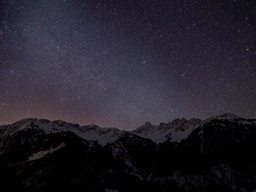
#> input picture Charlie/night-sky-scld-1.jpg, 256 x 192 px, shrunk from 800 x 600 before the run, given in place of night-sky1.jpg, which was not available
$ python 'lesson5 - filters.py'   (older library calls are emulated)
#> lines starting #> are read from the running program, lines starting #| are printed output that depends on the picture; after the words box and inside, x2 and y2 are one past the last pixel; in counts of white or black regions, pixels touching at a corner belong together; pictures that were not available may be replaced by others from this repository, and a replacement may not be noted
### Charlie/learning/ImageTools.py
import cv2
import numpy as np


def reduce_colors(image, num_colors=3):
    # Reshape the image to a 2D array of pixels
    pixels = image.reshape((-1, 3))

    # Convert to float32
    pixels = np.float32(pixels)

    # Define criteria (number of iterations and epsilon)
    criteria = (cv2.TERM_CRITERIA_EPS + cv2.TERM_CRITERIA_MAX_ITER, 100, 0.2)

    # Apply k-means clustering
    _, labels, centers = cv2.kmeans(
        pixels, num_colors, None, criteria, 10, cv2.KMEANS_RANDOM_CENTERS
    )

    # Convert back to 8 bit values
    centers = np.uint8(centers)

    # Map the labels to the centers
    segmented_image = centers[labels.flatten()]

    # Reshape back to the original image shape
    segmented_image = segmented_image.reshape(image.shape)

    return segmented_image


def flood_fill(image, seed_point, target_color):
    h, w = image.shape[:2]
    seed_color = np.array(image[seed_point[0], seed_point[1]])
    visited = np.zeros((h, w), dtype=bool)
    stack = [seed_point]

    while stack:
        x, y = stack.pop()

        if x < 0 or x >= w or y < 0 or y >= h or visited[y, x]:
            continue
        if np.array_equal(image[y, x], target_color) or not np.array_equal(
            image[y, x], seed_color
        ):
            continue

        image[y, x] = target_color
        visited[y, x] = True

        stack.append((x + 1, y))
        stack.append((x - 1, y))
        stack.append((x, y + 1))
        stack.append((x, y - 1))
    return image

# [44 lines left out: functions resize_and_center_crop, load_and_save_scaled_image, not called in this run]

### Charlie/learning/lesson5 - filters.py
import cv2
import numpy as np
import ImageTools

for i in range(1, 5):
    filename = "Charlie/night-sky" + str(i) + ".jpg"
    img = cv2.imread(filename)
#> img is the input picture: shape (192, 256, 3); mean B, G, R 44.2, 33.6, 37
    img_grey = cv2.cvtColor(img, cv2.COLOR_BGR2GRAY)

    ######################
    # kernel filtering
    ######################
    """
    my_kernel = np.array([[6, 3, 0], [-3, 0, 3], [0, 3, 0]])
    filtered_img = cv2.filter2D(img, -1, my_kernel)
    # ddepth is number of channels on output
    # Setting it to -1 keeps the number of channels same as on input
    """

    ######################
    # BLURRING
    ######################
    """
    filtered_img = cv2.blur(img, (1, 109))  # blur in y and x directions

    filtered_img = cv2.GaussianBlur(img, (5, 5), 0)  # ????

    filtered_img = cv2.medianBlur(img, 3)
    # blur square using the median value

    # blurs while remaining sharp
    filtered_img = cv2.bilateralFilter(img, 9, 75, 75)
    #
    """

    ######################
    # SHARPENING
    ######################
    # No built in function because it's not a normal thing to do
    """
    # Sharpen mask - blurs image then compares to original to figure out edges
    blurred_img = cv2.GaussianBlur(img, (5, 5), 10)  # 3rd value is sdev
    filtered_img = cv2.addWeighted(img, 1, blurred_img, 0.2, 0)
    # adds to images with a weighting. gamma changes the color

    #Famous kernel transform that works pretty ok at sharpening
    my_kernel = np.array([[0, -1, 0], [-1, 5, -1], [0, -1, 0]])
    filtered_img = cv2.filter2D(img, -1, my_kernel)
    """

    ######################
    # COUNTOUR EXTRACTION
    ######################
    # Using the sobel derivative, which creates a contour based on changes in colour
    """
    sobel_der_x = cv2.Sobel(img_grey, -1, 1, 0)
    sobel_der_y = cv2.Sobel(img_grey, -1, 0, 1)
    scaled_x = cv2.convertScaleAbs(sobel_der_x)
    scaled_y = cv2.convertScaleAbs(sobel_der_y)
    filtered_img = cv2.addWeighted(scaled_x, 0.5, scaled_y, 0.5, 0)

    der = cv2.Laplacian(img_grey, -1, (10, 10))
    filtered_img = cv2.convertScaleAbs(der)
    """

    ######################
    # CARTOONIZATION
    ######################
    # Light blur to clean the image
    img_grey = cv2.medianBlur(img_grey, 5)
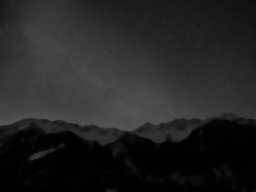
#> img_grey: shape (192, 256); min 0, max 84, mean 35.5
    # extract contours to 8 bit with 5 wide kernel
    edges = cv2.Laplacian(img_grey, cv2.CV_8U, ksize=5)
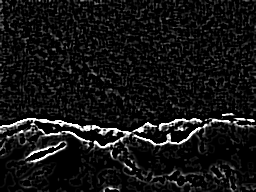
#> edges: shape (192, 256); min 0, max 255, mean 20.5
    # clean edge image (keep only the strong edges) by applying a threshold
    # THRESH_BINARY_INV means background black and contours white
    ret, thresholded = cv2.threshold(edges, 70, 255, cv2.THRESH_BINARY_INV)
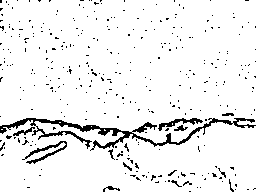
#> thresholded: shape (192, 256); 93.7% white; black in thin lines or dots
    color_img = cv2.bilateralFilter(img, 9, 75, 75)  # d= dimension of kernel
    # COnvert grayscale image to colour (ie give it 3 channels)
    skt = cv2.cvtColor(thresholded, cv2.COLOR_GRAY2BGR)
#> skt: shape (192, 256, 3); 93.7% white; black in thin lines or dots
    # join images to make cartoon??
    # filtered_img = cv2.addWeighted(color_img, 0.8, skt, 0.2, 0)
    canny = cv2.cvtColor(cv2.Canny(img, 50, 200, None, 3), cv2.COLOR_GRAY2BGR)
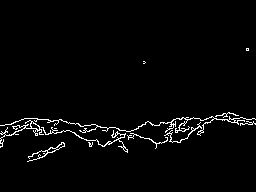
#> canny: shape (192, 256, 3); 2.5% white in thin lines or dots, all inside (x1, y1, x2, y2) = (0, 48, 256, 162)
    canny = ImageTools.flood_fill(canny, [0, 0], (255, 0, 0))
#> in flood_fill, `seed_color = np.array(image[seed_point[0], seed_point[1]])`: seed_color = [0, 0, 0]
#> after the loop in flood_fill, `while stack:`:
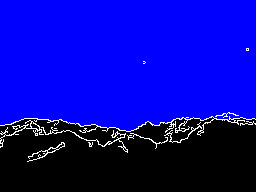
#> image: shape (192, 256, 3); mean B, G, R 167.9, 6.4, 6.4
#> after the loop in flood_fill, `while stack:`:
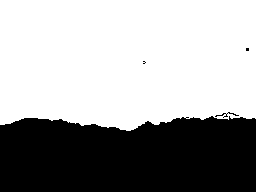
#> visited: shape (192, 256) bool; 63.3% white; 4 black regions (2 under 20 px), largest, box (x1, y1, x2, y2) and area: (0, 116, 256, 192) 17979, (215, 112, 239, 118) 36
#> after the loop in flood_fill, `while stack:`: stack = []
    redCol = ImageTools.reduce_colors(img, 5)
#> in reduce_colors, `_, labels, centers = cv2.kmeans( pixels, num_colors, None, criteria, 1..`: centers = [[3.29, 2.24, 2.52], [54.62, 40.37, 44.47], [84.23, 69.17, 76.06], [35.89, 24.65, 28.26], [72.78, 55.24, 59.99]]
#> in reduce_colors, `centers = np.uint8(centers)`: centers = [[3, 2, 2], [54, 40, 44], [84, 69, 76], [35, 24, 28], [72, 55, 59]]
    # filtered_img = cv2.bitwise_and(redCol, canny)
    # filtered_img = cv2.addWeighted(redCol, 1, canny, 0.5, 0)
    cv2.resize(skt, None, fx=0.5, fy=0.5)
    cv2.imshow("ORIGINAL", color_img)
    cv2.imshow("Image", skt)
    cv2.imshow("Cannyd", canny)
    cv2.imshow("red cols", redCol)
    # cv2.imshow("Filtered", filtered_img)

    cv2.waitKey(0)
#> pass 2 of the loop `for i in range(1, 5):`:
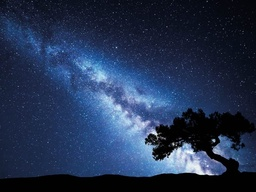
#> input picture Charlie/night-sky-scld-2.jpg, 256 x 192 px, shrunk from 800 x 600 before the run, given in place of night-sky2.jpg, which was not available
#> img is the input picture: shape (192, 256, 3); mean B, G, R 80.2, 50.6, 34.9
#> thresholded: shape (192, 256); 87.8% white; black in thin lines or dots
#> skt: shape (192, 256, 3); 87.8% white; black in thin lines or dots
#> canny: shape (192, 256, 3); 7.7% white in thin lines or dots
#> after the loop in flood_fill (call 2), `while stack:`:
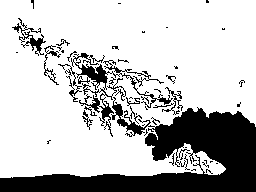
#> visited: shape (192, 256) bool; 75.1% white; 50 black regions (35 under 20 px), largest, box (x1, y1, x2, y2) and area: (0, 97, 256, 192) 9529, (71, 53, 173, 137) 1405, (12, 18, 46, 56) 303
#> in reduce_colors (call 2), `_, labels, centers = cv2.kmeans( pixels, num_colors, None, criteria, 1..`: centers = [[17.62, 9.48, 6.83], [215.8, 177.3, 145.2], [66, 37.76, 26.87], [117.3, 67.98, 39.73], [170, 112.2, 74.15]]
#> in reduce_colors (call 2), `centers = np.uint8(centers)`: centers = [[17, 9, 6], [215, 177, 145], [65, 37, 26], [117, 67, 39], [169, 112, 74]]
#> in reduce_colors (call 2), `segmented_image = segmented_image.reshape(image.shape)`:
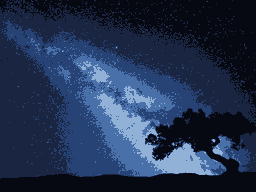
#> segmented_image: shape (192, 256, 3); mean B, G, R 79.4, 49.9, 34.2
#> (the run stopped early here; a loop or call above may not have finished)
